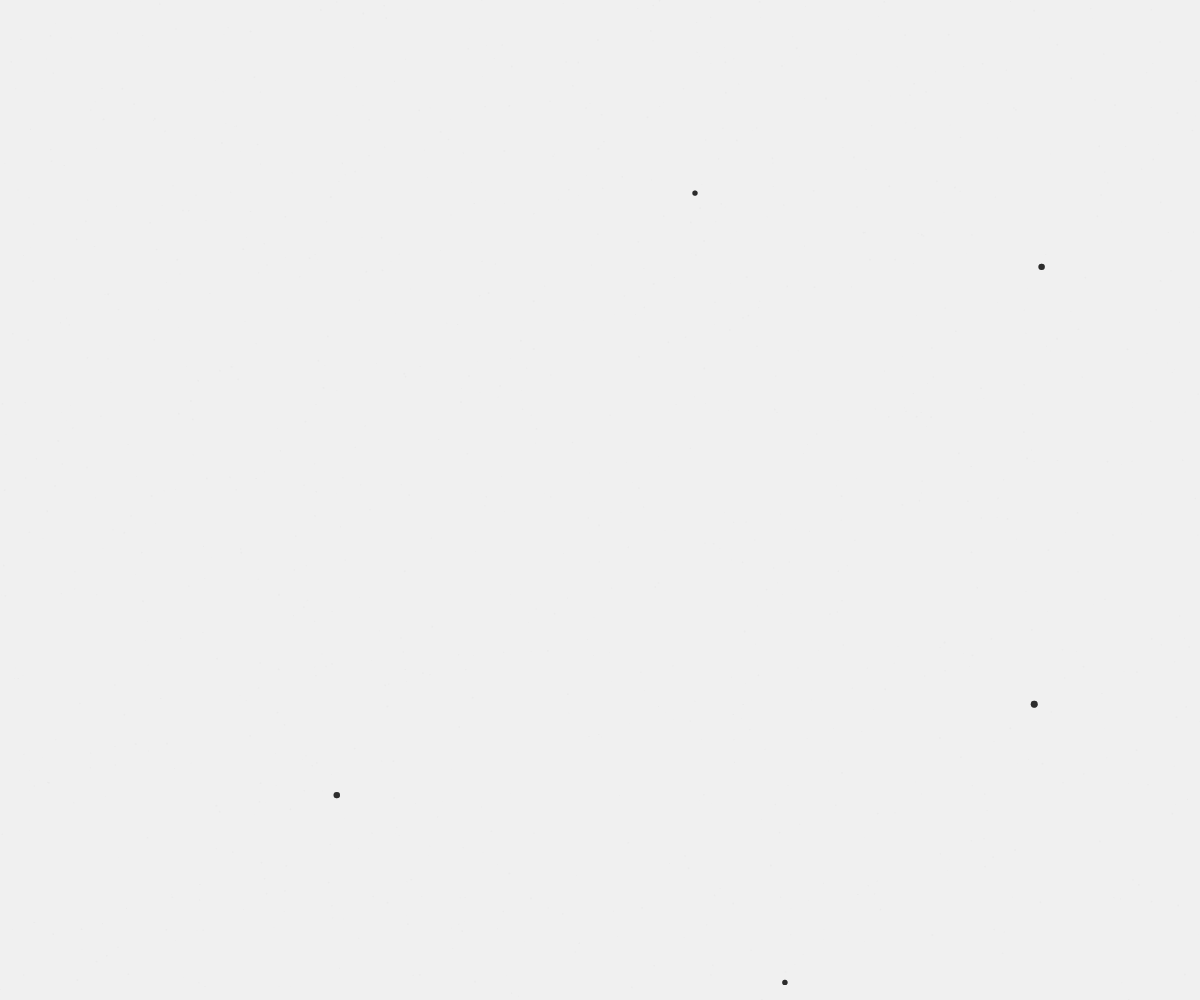
Frame 1 (no input)
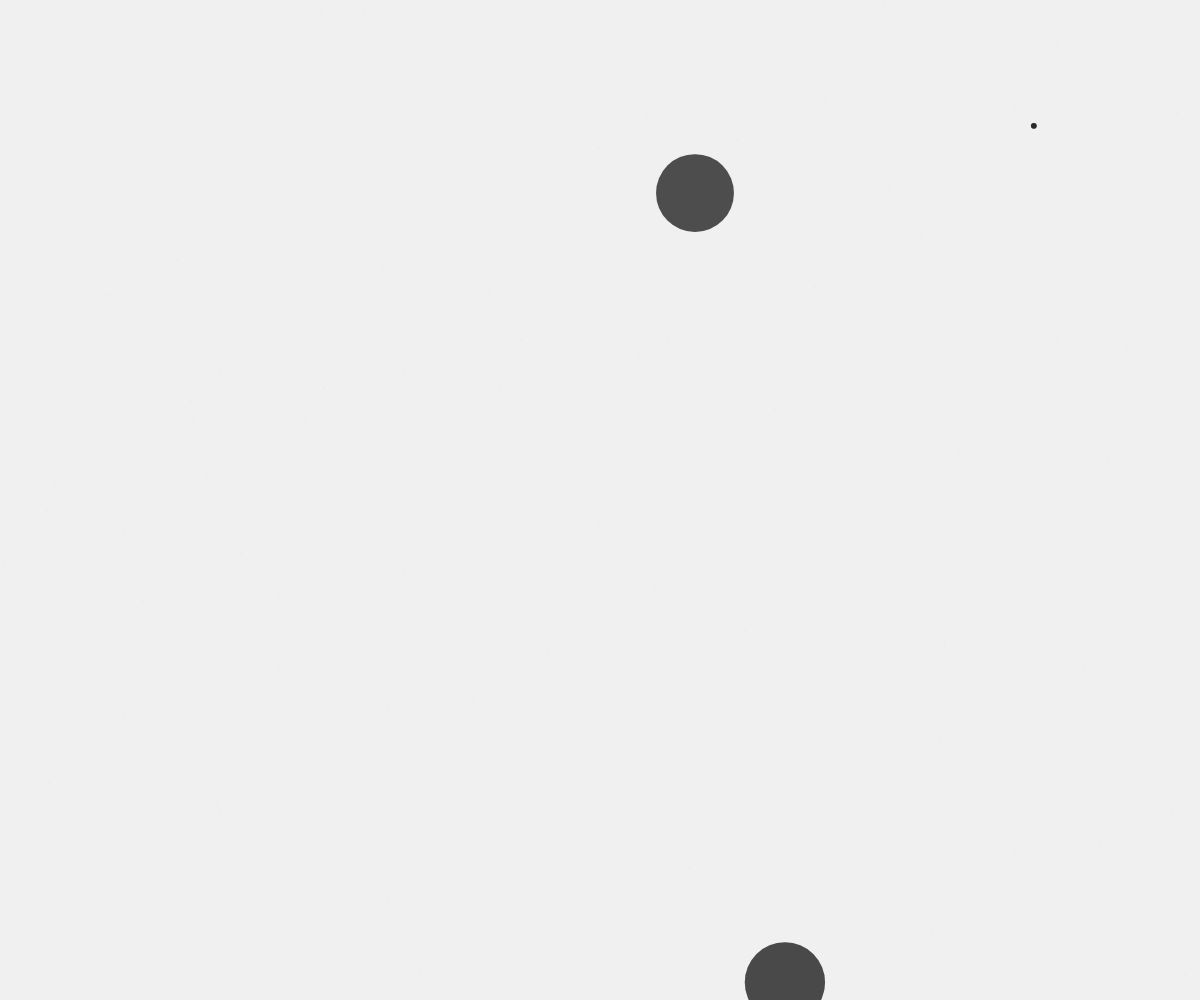
Frame 60 (no input)
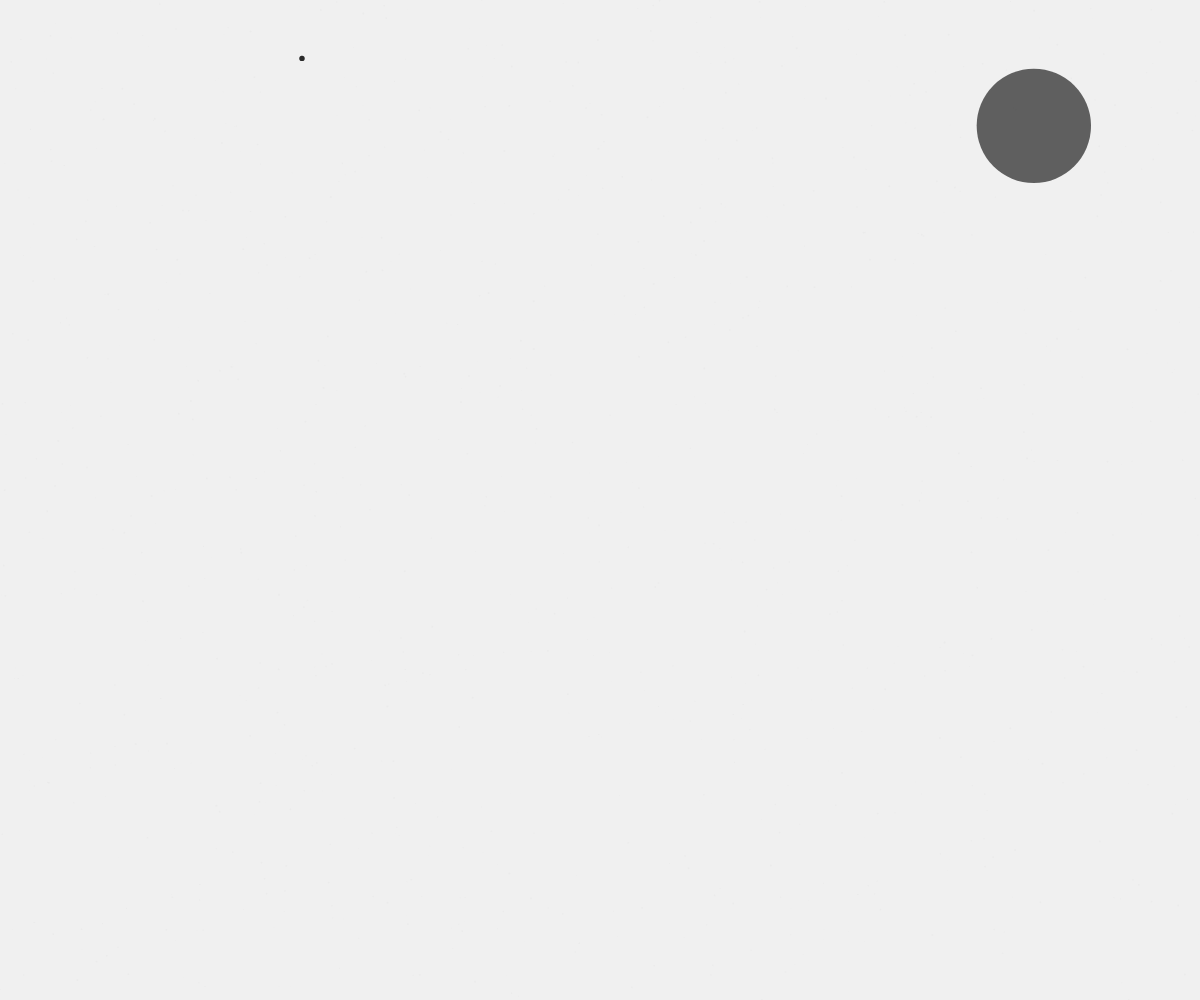
Frame 120 (the mouse pressed at the canvas centre since frame 60)

The p5.js sketch that drew these frames (run headless with seeded random() and noise() and a simulated clock; from frame 60 on, the mouse is pressed at the canvas centre):

// p5.js sketch
// ── sketch.js
let inkDrops = [];
let newsprintTexture;

function setup() {
  createCanvas(windowWidth, windowHeight);
  // Create a subtle newsprint texture
  newsprintTexture = createGraphics(width, height);
  newsprintTexture.noiseSeed(42);
  newsprintTexture.background(240);
  for (let i = 0; i < 1000; i++) {
    const x = random(width);
    const y = random(height);
    const sz = random(0.5, 2);
    newsprintTexture.noStroke();
    newsprintTexture.fill(200, 200, 200, 30);
    newsprintTexture.ellipse(x, y, sz, sz);
  }
  
  // Initialize some ink drops
  for (let i = 0; i < 5; i++) {
    inkDrops.push({
      x: random(width),
      y: random(height),
      radius: 2,
      maxRadius: random(30, 80),
      speed: random(0.5, 1.5),
      color: color(0, 0, 0, 150),
      active: true
    });
  }
}

function draw() {
  // Draw the newsprint background
  image(newsprintTexture, 0, 0);
  
  // Add new ink drops occasionally
  if (frameCount % 60 === 0 && inkDrops.length < 20) {
    inkDrops.push({
      x: random(width),
      y: random(height),
      radius: 2,
      maxRadius: random(30, 80),
      speed: random(0.5, 1.5),
      color: color(0, 0, 0, 150),
      active: true
    });
  }
  
  // Update and draw ink drops
  for (let i = inkDrops.length - 1; i >= 0; i--) {
    const drop = inkDrops[i];
    
    if (!drop.active) continue;
    
    // Grow the ink drop
    drop.radius += drop.speed;
    
    // Draw the ink drop with a soft edge
    noStroke();
    fill(drop.color);
    ellipse(drop.x, drop.y, drop.radius * 2, drop.radius * 2);
    
    // Fade out as it spreads
    const alpha = map(drop.radius, 0, drop.maxRadius, 150, 0);
    fill(red(drop.color), green(drop.color), blue(drop.color), alpha);
    ellipse(drop.x, drop.y, drop.radius * 2, drop.radius * 2);
    
    // Remove if it's too large
    if (drop.radius > drop.maxRadius) {
      drop.active = false;
    }
  }
  
  // Remove inactive drops
  inkDrops = inkDrops.filter(drop => drop.active);
}

function windowResized() {
  resizeCanvas(windowWidth, windowHeight);
}
